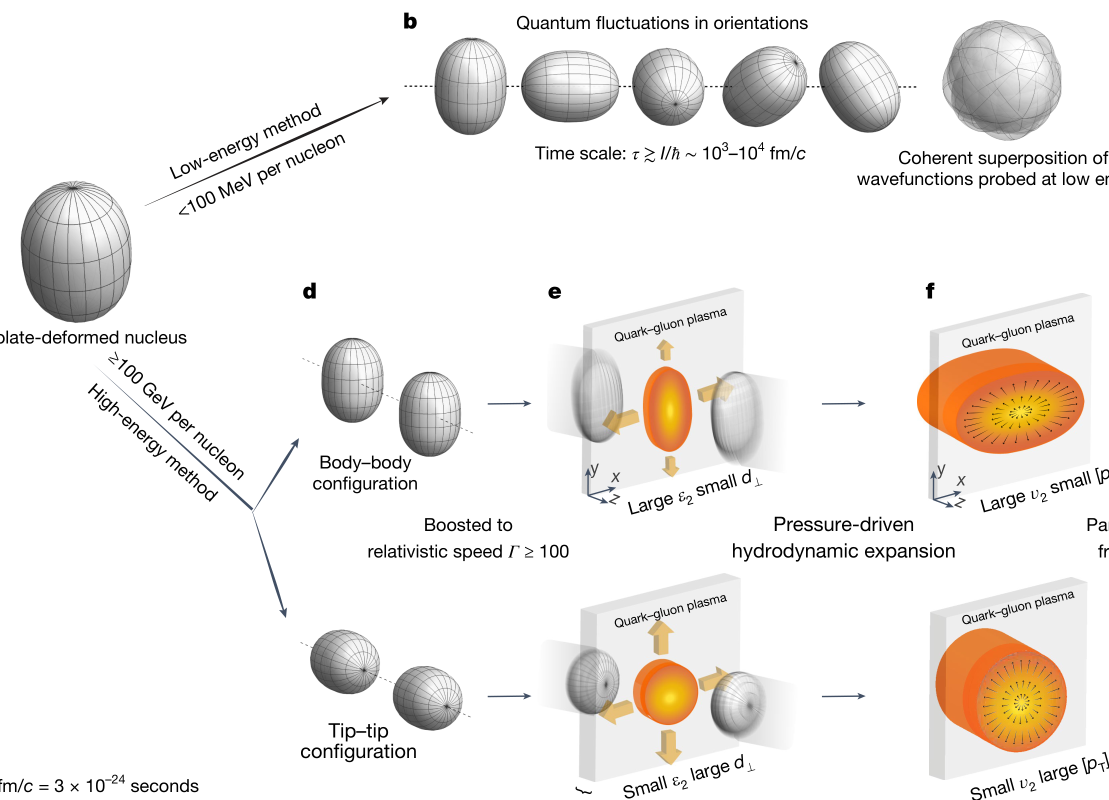
#> input picture assets/t3-exemplars/T3-02_STAR2024_ED1_核形变到火球_全流程3D.png, 2218 x 1599 px (shown at 1/2 size)
$ python compare_ref.py '../assets/t3-exemplars/T3-02_STAR2024_ED1_核形变到火球_全流程3D.png' '../assets/t3-exemplars/T3-03_STAR2024_phi角示意_火球剖面.png'
#> lines starting #> are read from the running program, lines starting #| are printed output that depends on the picture
### scripts/_console.py
#!/usr/bin/env python3
"""
_console —— 控制台编码兜底：把 stdout / stderr 切成 UTF-8
======================================================================

**为什么需要它（实测踩过的坑，2026-09-27）**

本 skill 的报告里大量使用 ✅ / ❌ / ⚠️ / ✗ 这类符号。中文 Windows 上
Python 只在 **交互式控制台（isatty=True）** 才用 UTF-8 输出；一旦
**stdout 被管道或重定向**（agent 调脚本、CI、`python x.py > log.txt`
全是这种），Python 改用本地编码 gbk(cp936) 去编码 —— 这些字符
GBK 编不出来，于是脚本在**打印报告的中途**崩掉：

    UnicodeEncodeError: 'gbk' codec can't encode character '\u2705'

实测：`python evals/test_tools.py`、`python scripts/check_tools.py`
在管道下 100% 崩，而交互式手敲同一条命令却正常 —— 所以这个坑
**只在自动化里炸**，正是本 skill 的主要使用方式。

**用法**：在脚本（或会被 import 的库模块）顶部调用一次即可，幂等：

    from _console import init_console
    init_console()

★ 只改编码，不改行为：已经是 UTF-8 的流上调用是空操作；
  `errors="replace"` 保证连"编码探不出来"的字符也不会再抛异常
  （宁可显示成 ?，也不要整个脚本崩掉）。
"""
import sys


def init_console() -> None:
    """把标准输出 / 标准错误切到 UTF-8（失败时静默跳过，绝不因此报错）。"""
    for name in ("stdout", "stderr"):
        stream = getattr(sys, name, None)
        if stream is None:            # pythonw / 被替换掉的流
            continue
        try:
            stream.reconfigure(encoding="utf-8", errors="replace")
        except Exception:
            pass


init_console()

### scripts/compare_ref.py
#!/usr/bin/env python3
"""
compare_ref —— 生成「参考图 | 复现图」并排对比图

为什么需要：
  复现的迭代循环是「渲染 → 并排对比 → 调参数 → 再渲染」，
  光看自己的输出判断不了像不像，必须和参考图放在一起看。
  这个循环跑 3~5 轮是常态，所以对比图要一键生成。

用法：
    python3 compare_ref.py 参考图.png 复现图.png -o 对比.png
    python3 compare_ref.py 参考图.png 复现图.png -o 对比.png --height 900
"""
import argparse
import sys
from pathlib import Path

from PIL import Image, ImageDraw


def build(ref, mine, out, height=900, gap=30, labels=("参考", "复现")):
#> called with out = 'compare.png', height = 900, gap = 30, labels = ('参考', '复现')
    a = Image.open(ref).convert("RGB")
#> a is the input picture: PIL image 2218x1599 RGB; mean R, G, B 239.9, 236.4, 233
    b = Image.open(mine).convert("RGB")
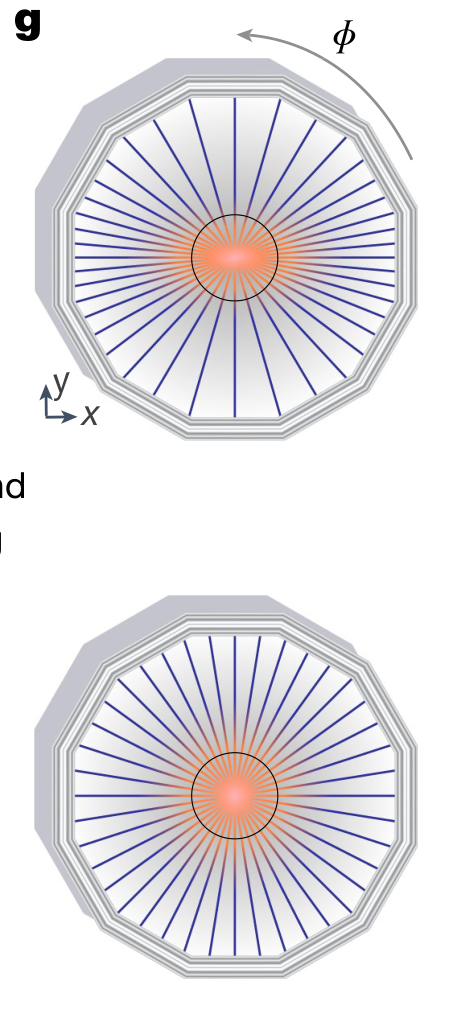
#> input picture assets/t3-exemplars/T3-03_STAR2024_phi角示意_火球剖面.png, 453 x 1014 px
#> b is the input picture: PIL image 453x1014 RGB; mean R, G, B 229.1, 226.5, 229.6
    a.thumbnail((2000, height))
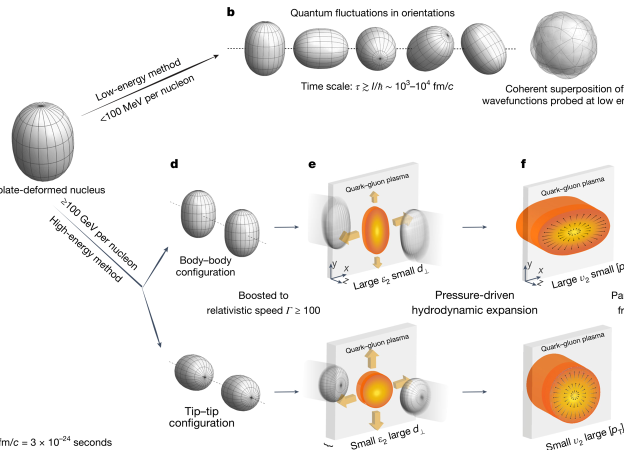
#> a: PIL image 1248x900 RGB (shown at 1/2 size); mean R, G, B 239.9, 236.4, 233
    b.thumbnail((2000, height))
#> b: PIL image 402x900 RGB
    W = a.width + b.width + gap
#> W = 1680
    H = max(a.height, b.height) + 26
#> H = 926
    s = Image.new("RGB", (W, H), "white")
#> s: PIL image 1680x926 RGB; every value is 255
    d = ImageDraw.Draw(s)
    d.text((4, 6), labels[0], fill="#888")
    d.text((a.width + gap + 4, 6), labels[1], fill="#888")
    s.paste(a, (0, 26))
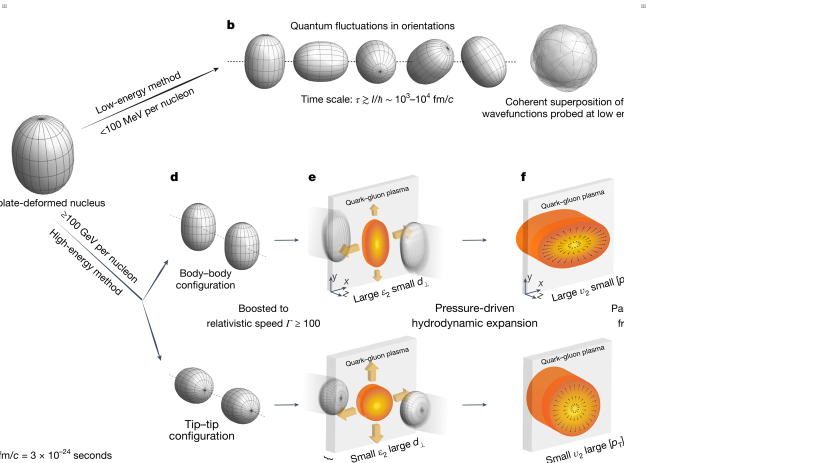
#> s: PIL image 1680x926 RGB (shown at 1/2 size); mean R, G, B 244.1, 241.5, 239.1
    s.paste(b, (a.width + gap, 26))
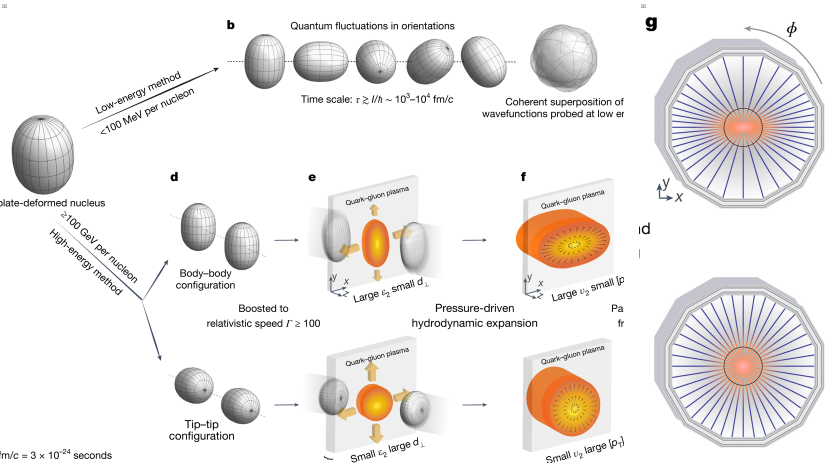
#> s: PIL image 1680x926 RGB (shown at 1/2 size); mean R, G, B 238, 234.9, 233.2
    Path(out).parent.mkdir(parents=True, exist_ok=True)
    s.save(out)
    return s.size


def main():
    ap = argparse.ArgumentParser(description="参考图与复现图并排对比")
    ap.add_argument("ref")
    ap.add_argument("mine")
    ap.add_argument("-o", "--out", default="compare.png")
    ap.add_argument("--height", type=int, default=900)
    args = ap.parse_args()
    size = build(args.ref, args.mine, args.out, args.height)
#> size = (1680, 926)
    print(f"对比图 {size[0]}x{size[1]} -> {args.out}")
#| 对比图 1680x926 -> compare.png


# ★ Windows：stdout 被管道/重定向时是 gbk —— 报告里的中文/✅ 会乱码
#   或被 UnicodeEncodeError 打断（见 scripts/_console.py）。
from _console import init_console

init_console()


if __name__ == "__main__":
    main()
